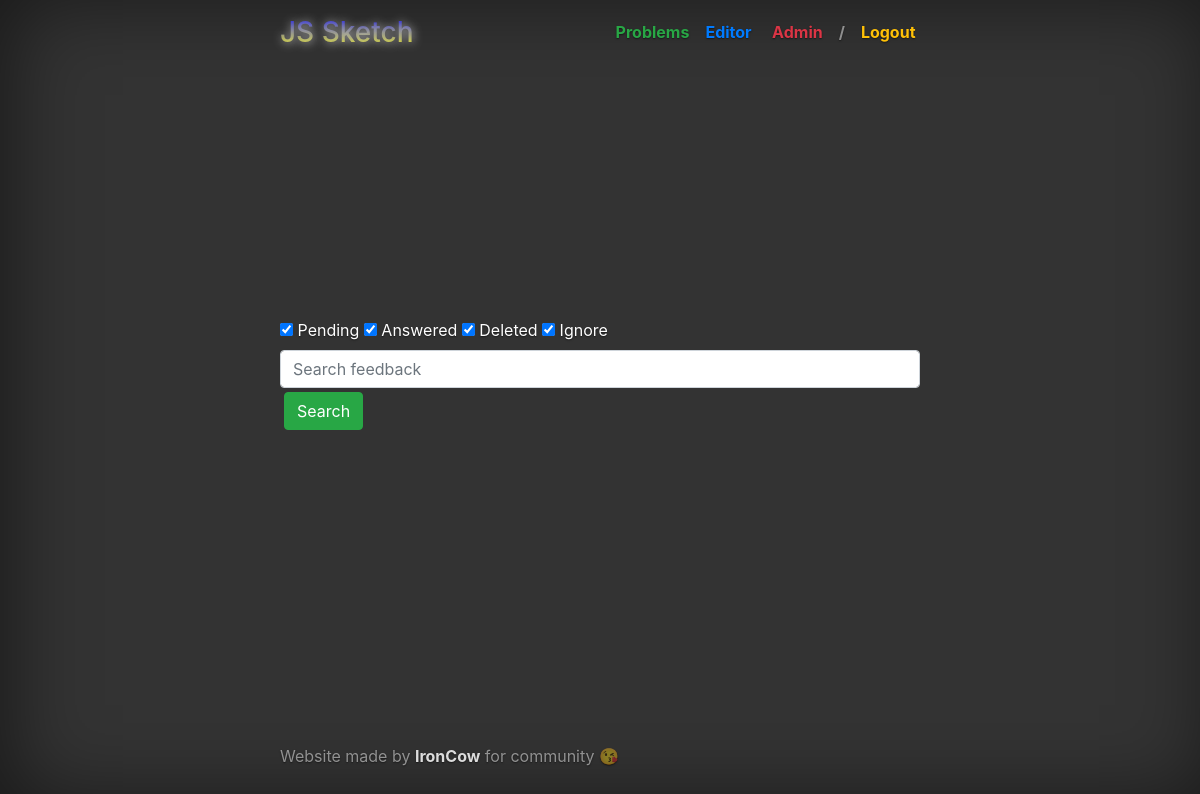
Before: /account/admin_feedback_list (signed in) with the older database file.
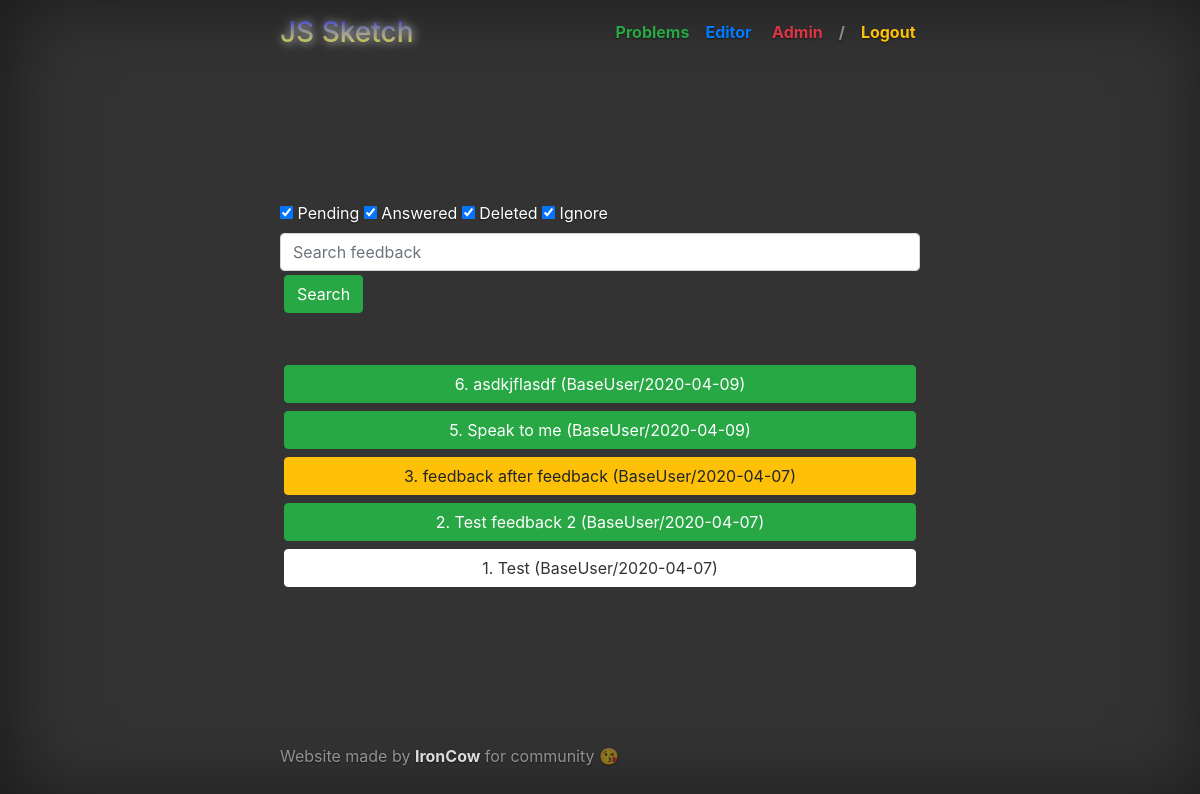
After: the same page with the newer database file.
### account/models.py (models this page shows)
class Feedback(models.Model):
    class StatusChoice(models.TextChoices):
        PENDING = 'Pending'
        ANSWERED = 'Answered'
        DELETED_BY_USER = 'Deleted by user'
        IGNORED = 'Ignored'
    user = models.ForeignKey(User, on_delete=models.CASCADE)
    title = models.CharField(max_length=32)
    content = models.TextField(max_length=512)
    answer = models.TextField(max_length=512, blank=True, null=True)
    timestamp = models.DateField(auto_now_add=True)
    status = models.CharField(max_length=32, choices=StatusChoice.choices, default=StatusChoice.PENDING)
    class Meta:
        ordering = ['timestamp']
    def __str__(self):
        return f'{self.id}. {self.title} ({self.user.username}/{self.timestamp})'

### account/views.py (the view, shortened to what this page needs)
# urls.py: path('admin_feedback_list', admin_feedback_list),
def admin_feedback_list(request):
    if not request.user.is_superuser:
        messages.info(request, "No access")
        return redirect('/account/profile')
    data = dict()
    confirmed_statuses = ['Pending', 'Answered', 'Deleted by user', 'Ignored']
    if "?" in request.get_raw_uri():
        confirmed_statuses = list(filter(lambda x: bool(request.GET.get(x)), confirmed_statuses))
    all_feedbacks = Feedback.objects.all().order_by("-id").filter(status__in=confirmed_statuses)
    data['all_feedbacks'] = all_feedbacks
    query = request.GET.get("q")
    return render(request, 'account/admin_feedback_list.html', data)

### templates/account/admin_feedback_list.html (shortened to what this page needs)
{% extends 'layouts/base.html' %}
{% load static %}
{% block content %}
    <form class="form-group" method="GET" action="">
        <input type="checkbox" checked name="Pending" id="Pending" value="True">
        <label for="Pending">Pending</label>
        <input type="checkbox" checked name="Answered" id="Answered" value="True">
        <label for="Answered">Answered</label>
        <input type="checkbox" checked name="Deleted by user" id="Deleted" value="True">
        <label for="Deleted">Deleted</label>
        <input type="checkbox" checked name="Ignored" id="Ignored" value="True">
        <label for="Ignore">Ignore</label>
        <input class="form-control" type="text" name="q" placeholder="Search feedback" value="{{ request.GET.q }}">
        <input id="filter-feedbacks" class="btn btn-success m-1" type="submit" value="Search">
    </form><br>
    <div class="m-1">
        {% for feedback in all_feedbacks %}
            <button class="btn
            {% if feedback.status == 'Pending'%}
                btn-primary
            {% elif feedback.status == 'Deleted by user'%}
                btn-warning
            {% elif feedback.status == 'Answered'%}
                btn-success
            {% elif feedback.status == 'Ignored'%}
                btn-secondary
            {% endif %}
            my-1 w-100"
                    data-toggle="collapse"
                    data-target="#feedback-{{ feedback.id }}"
                    type="button"
                    aria-expanded="false"
                    aria-controls="feedback-{{ feedback.id }}">
                {{ feedback }}
            </button>
            <br>
        {% endfor %}
    </div>
{% endblock content %}

### templates/layouts/base.html (shortened to what this page needs)
<!doctype html>
{% load static %}
<html lang="en">
  <head>
<link rel="stylesheet" href="https://stackpath.bootstrapcdn.com/bootstrap/4.4.1/css/bootstrap.min.css">
        <link rel="stylesheet" href="https://stackpath.bootstrapcdn.com/bootstrap/4.4.1/css/bootstrap.min.css">
        <link href="{% static 'css/sketch/language_markup.css' %}" rel="stylesheet" type="text/css">
        <link href="{% static 'css/sketch/cover.css' %}" rel="stylesheet">
        <link rel="stylesheet" href="../../static/codemirror/lib/codemirror.css">
        <link rel="stylesheet" href="../../static/codemirror/theme/material-darker.css">
  </head>
  <body>
    <link rel="stylesheet" href="../../static/codemirror/lib/codemirror.css">
    <div class="cover-container d-flex w-100 h-100 p-3 mx-auto flex-column">
    {% include 'layouts/header.html' %}
  <main role="main" class="">
      {% block content %}
        {% endblock content %}
  </main>
  <footer class="mastfoot mt-auto">
    <div class="inner">
      <p>Website made by <strong style="color: gainsboro">IronCow</strong> for community 😘</p>
    </div>
  </footer>
</div>
</body>
</html>

### templates/layouts/header.html (shortened to what this page needs)
<header class="masthead mb-auto">
    <div class="inner">
    <h3 class="masthead-brand">
        <a href="/"
            style="
                background-image: linear-gradient(to top, yellow, blue);
                -webkit-background-clip: text;
                -moz-background-clip: text;
                background-clip: text;
                color: transparent;
                text-shadow: 1px 1px transparent, 1px 1px 10px silver
           ">
        </a>
    </h3>
        <nav class="nav nav-masthead justify-content-center">
            <a class="nav-link text-success" href="/problems_list">Problems</a>
            <a class="nav-link text-primary" href="/js_editor">Editor</a>
                 {% if user.is_authenticated %}
                <a class="nav-link text-danger" href="/account/profile">
                    {{ user.username }}</a>
                    <span class="nav-link" >/</span>
                <a class="nav-link text-warning" href="/account/logout">Logout</a>
                 {% else %}
            <a class="nav-link text-danger" href="/account/signup">Sign Up</a>
            <span class="nav-link" >/</span>
            <a class="nav-link text-warning" href="/account/signin">Sign In</a>
                 {% endif %}
        </nav>
    </div>
</header>

### static/css/sketch/cover.css (style rules this page uses)
a, a:focus, a:hover { color: #fff; }
.btn-secondary, .btn-secondary:hover, .btn-secondary:focus { color: #333; text-shadow: none; background-color: #fff; border: .05rem solid #fff; }
html, body { background-color: #333; }
body { color: #fff; text-shadow: 0 .05rem .1rem rgba(0, 0, 0, .5); box-shadow: inset 10px 0 5rem rgba(0, 0, 0, .5); }
.cover-container { max-width: 42em; }
.masthead { margin-bottom: 2rem; }
.masthead-brand { margin-bottom: 0; }
.nav-masthead .nav-link { padding: .25rem 0; font-weight: 700; color: rgba(255, 255, 255, .5); background-color: transparent; border-bottom: .25rem solid transparent; }
.nav-masthead .nav-link + .nav-link { margin-left: 1rem; }
@media (min-width: 48em) { .masthead-brand { float: left; } }
@media (min-width: 48em) { .nav-masthead { float: right; } }
.mastfoot { color: rgba(255, 255, 255, .5); }

Changed rows visible on the page:
added Feedback: id+title+user "6. asdkjflasdf (BaseUser/2020-04-09)"
added Feedback: id+title+user "5. Speak to me (BaseUser/2020-04-09)"
added Feedback: id+title+user "3. feedback after feedback (BaseUser/2020-04-07)", status "Deleted by user" (drawn)
added Feedback: id+title+user "2. Test feedback 2 (BaseUser/2020-04-07)"
added Feedback: id+title+user "1. Test (BaseUser/2020-04-07)", status "Ignored" (drawn)
